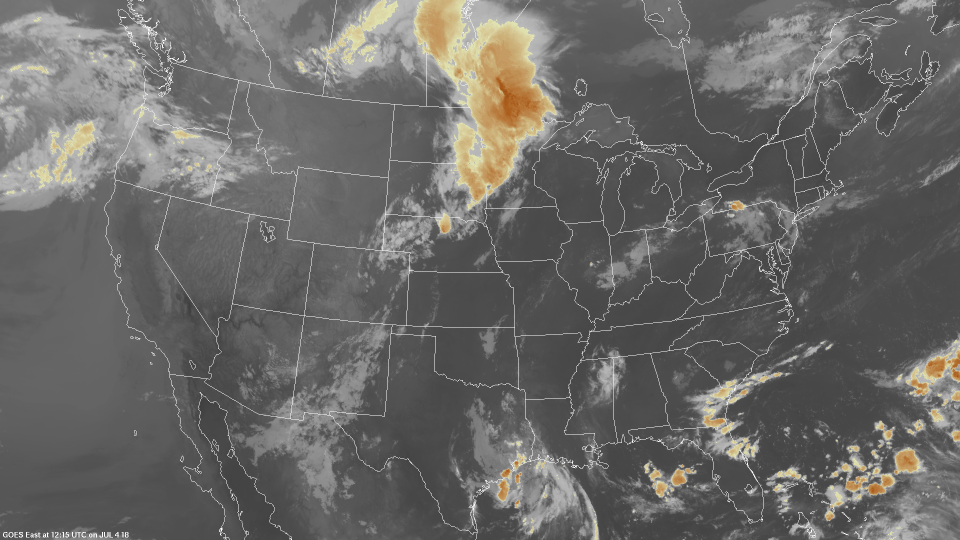
#> input picture Plan/去掉图中白线，cmap转化为灰度图/test.jpg, 1920 x 1080 px (shown at 1/2 size); its folder holds 2 pictures in this run
$ python image_anticolckwise_rotation.py
#> lines starting #> are read from the running program, lines starting #| are printed output that depends on the picture
import cv2
import os
import numpy as np

img_src = input('image_src_path:')
#> the answer given: ../../Plan/去掉图中白线，cmap转化为灰度图
img_dst = input('image_dst_path:')
#> the answer given: ../../Plan/去掉图中白线，cmap转化为灰度图/white_line_LMBWV2018-01-25-171633.jpg
rotation_time = int(input('anti-clockwise rotation 90 degree\n how many times?'))
#> the answer given: 3

img_name_l = [os.path.join(img_src, f) for f in os.listdir(img_src)]
for img_name in img_name_l:
    img = cv2.imread(os.path.join(img_src, img_name))
#> img is the input picture: shape (1080, 1920, 3); mean B, G, R 102.7, 105, 106
    img = np.rot90(img, k=rotation_time)  # anti-clockwise rotation
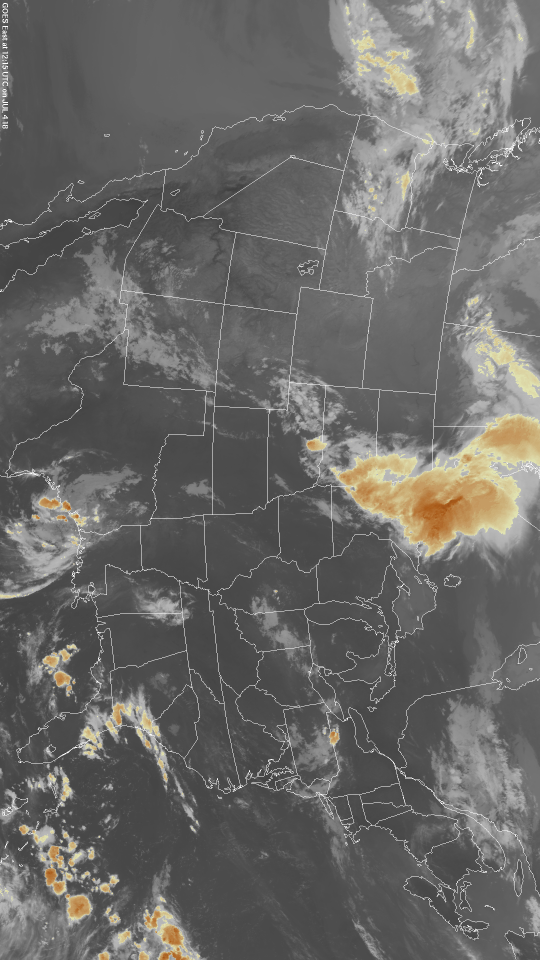
#> img: shape (1920, 1080, 3) (shown at 1/2 size); mean B, G, R 102.7, 105, 106
    cv2.imwrite(os.path.join(img_dst, img_name), img)
#> pass 2 of the loop `for img_name in img_name_l:`:
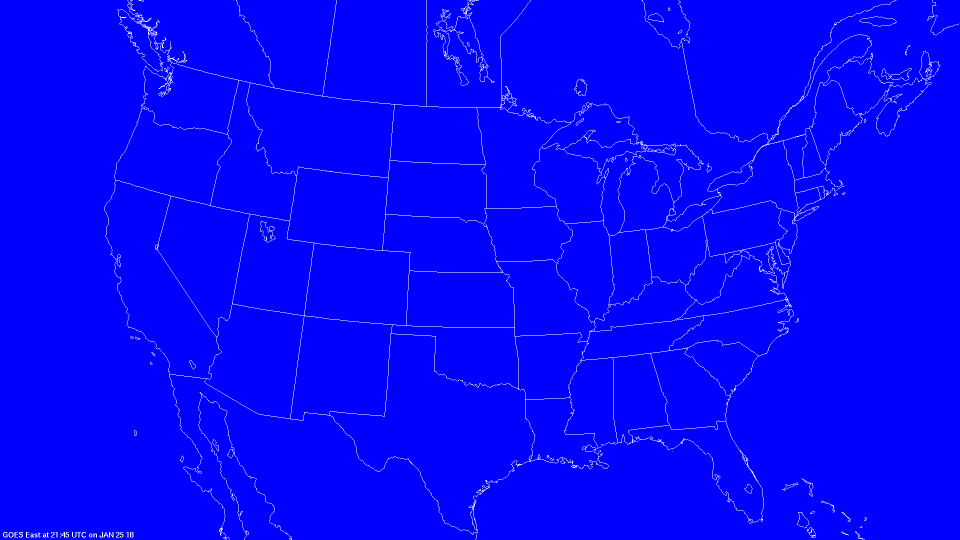
#> input picture Plan/去掉图中白线，cmap转化为灰度图/white_line_LMBWV2018-01-25-171633.jpg, 1920 x 1080 px (shown at 1/2 size)
#> img is the input picture: shape (1080, 1920, 3); mean B, G, R 254, 3.9, 3.9
#> `img = np.rot90(img, k=rotation_time)`:
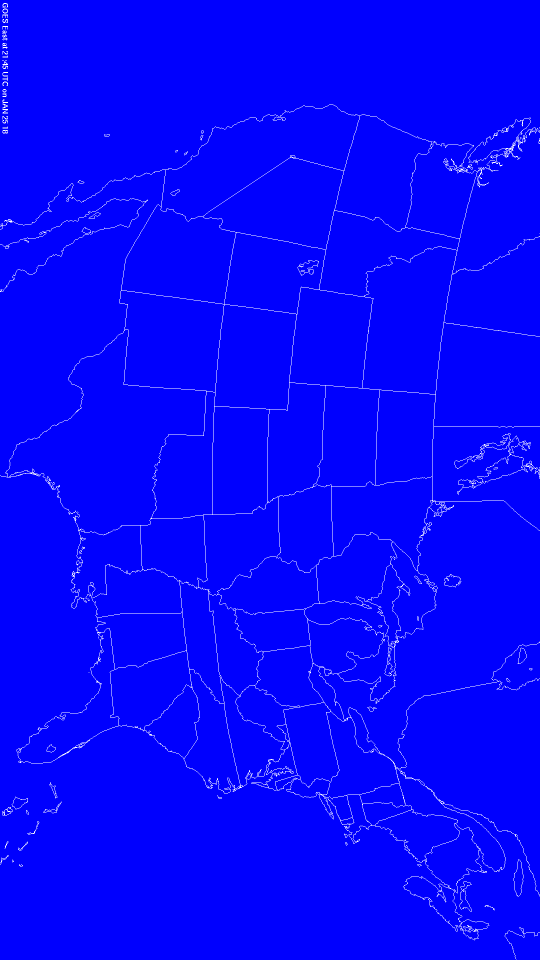
#> img: shape (1920, 1080, 3) (shown at 1/2 size); mean B, G, R 254, 3.9, 3.9
